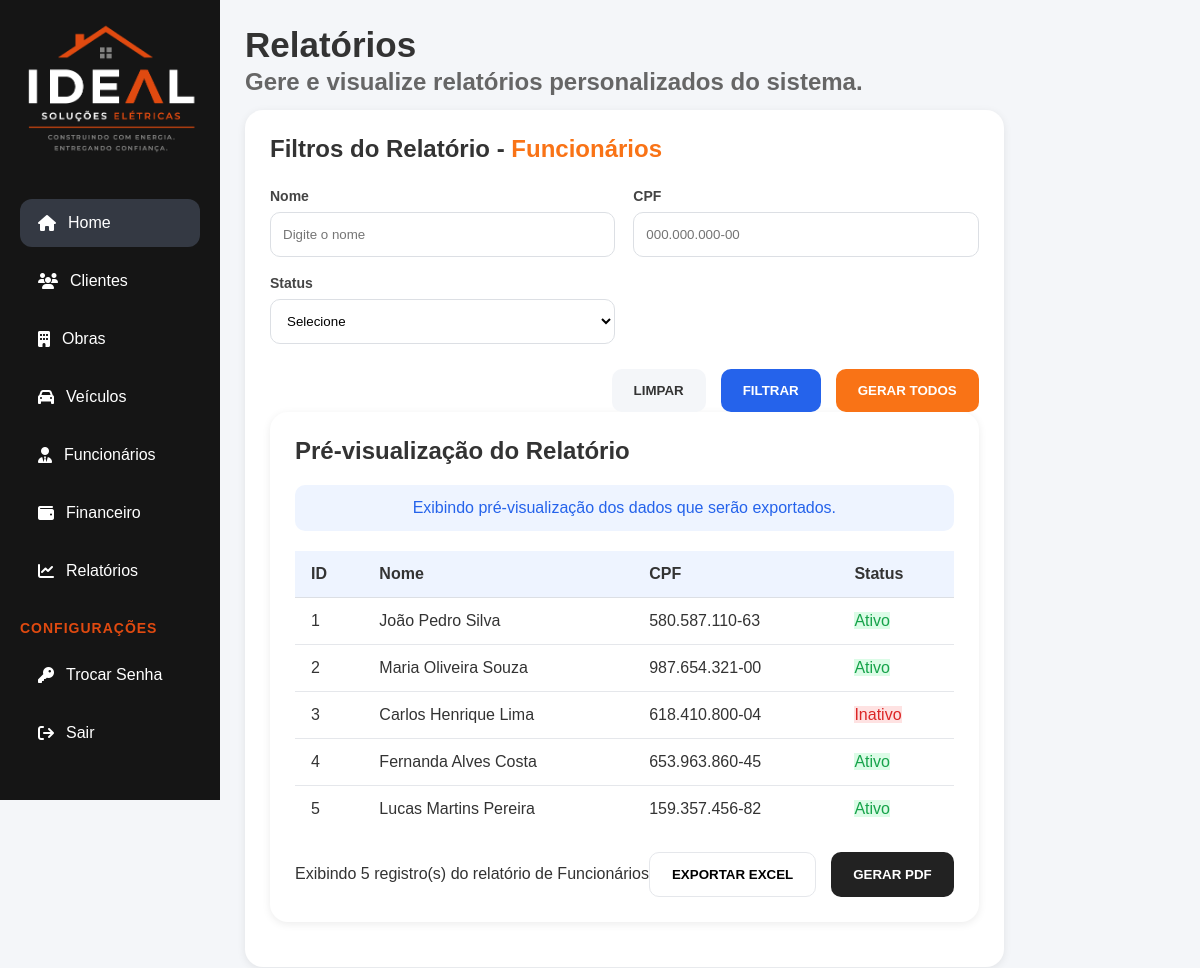
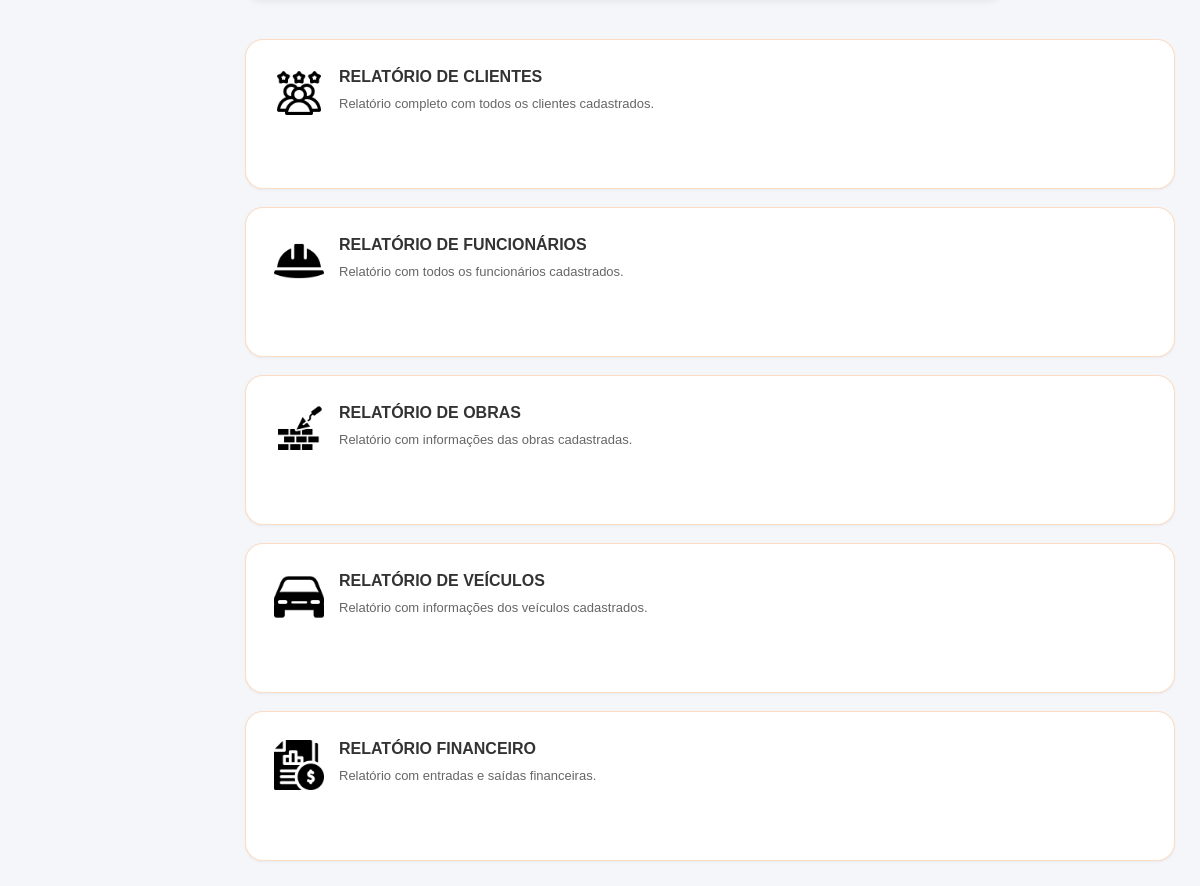
Screenshot of /public/index.php?url=relatorios (signed in) with the database file from the repository (2 pictures, top to bottom).
### tables this page shows
CREATE TABLE funcionario (
    idFuncionario INT AUTO_INCREMENT PRIMARY KEY,
    nome VARCHAR(100) NOT NULL,
    dataNascimento DATE NOT NULL,
    sexo ENUM('Masculino', 'Feminino', 'Outro'),
    naturalidade VARCHAR(100),
    estadoNascimento VARCHAR(10),
    cpf CHAR(11) UNIQUE NOT NULL,
    tipoLogradouro VARCHAR(15) NOT NULL,
    nomeLogradouro VARCHAR(100) NOT NULL,
    numero VARCHAR(6) NOT NULL,
    complemento VARCHAR(30),
    cidade VARCHAR(100),
    cep CHAR(8),
    estado CHAR(2),
    email VARCHAR(150) NOT NULL,
    cargoFuncao VARCHAR(100),
    tipoContrato ENUM('CLT', 'CONTRATO TEMPORARIO', 'PESSOA JURÍDICA', 'TERCEIRIZADO') NOT NULL,
    dataAdmissao DATE,
    dataDesligamento DATE,
    feriasProgramadas DATE,
    agencia VARCHAR(5),
    conta VARCHAR(15),
  tipoConta ENUM('CORRENTE', 'POUPANCA', 'SALARIO'),
    chavePix VARCHAR(77),
    status ENUM('ativo', 'inativo') NOT NULL DEFAULT 'ativo',
    observacoes TEXT
);

### app/Views/relatorios/index.php (the view, shortened to what the rows shown need)
<?php
require_once __DIR__ . '/../includes/header.php';
?>
<link rel="stylesheet" href="/ideal/public/assets/css/variables.css">
<link rel="stylesheet" href="/ideal/public/assets/css/base.css">
<link rel="stylesheet" href="/ideal/public/assets/css/component.css">
<link rel="stylesheet" href="/ideal/public/assets/css/forms.css">
<link rel="stylesheet" href="/ideal/public/assets/css/alerts.css">
<link rel="stylesheet" href="/ideal/public/assets/css/tables.css">
<link rel="stylesheet" href="/ideal/public/assets/css/dashboard.css">
<link rel="stylesheet" href="/ideal/public/assets/css/relatorios.css?v=<?= time() ?>">
</head>
<body>
    <div class="dashboard-container">
        <main class="main-content">
            <div class="relatorios-container">
                <div class="titulo-pagina">
                    <h1>Relatórios</h1>
                </div>
                <div class="conteudo-relatorios">
                    <section class="painel-relatorio">
                        <div class="card card-filtros">
                            <h2>
                                Filtros do Relatório -
                                <span><?= $tipoSelecionado ?></span>
                            </h2>
                            <div class="card card-preview">
                                <h2>
                                    Pré-visualização do Relatório
                                </h2>
                                <div class="tabela-container">
                                    <div class="table-container">
                                        <table class="table">
                                            <thead>
                                                <?php if ($relatorio == 'clientes'): ?>
                                                    <tr>
                                                        <th>ID</th>
                                                        <th>Nome</th>
                                                        <th>CPF</th>
                                                        <th>CNPJ</th>
                                                    </tr>
                                                <?php elseif ($relatorio == 'funcionarios'): ?>
                                                    <tr>
                                                        <th>ID</th>
                                                        <th>Nome</th>
                                                        <th>CPF</th>
                                                        <th>Status</th>
                                                    </tr>
                                                <?php endif; ?>
                                            </thead>
                                            <tbody>
                                                <?php if (!empty($dados['dados'])): ?>
                                                    <?php foreach ($dados['dados'] as $linha): ?>
                                                        <tr>
                                                            <?php if ($relatorio == 'clientes'): ?>
                                                                <td><?= htmlspecialchars($linha['idCliente'] ?? '') ?></td>
                                                                <td><?= htmlspecialchars($linha['nomeCliente'] ?? '') ?></td>
                                                                <td><?= preg_replace(
                                                                        '/(\d{3})(\d{3})(\d{3})(\d{2})/',
                                                                        '$1.$2.$3-$4',
                                                                        $linha['cpf'] ?? ''
                                                                    ) ?></td>
                                                                <td><?= preg_replace(
                                                                        '/(\d{2})(\d{3})(\d{3})(\d{4})(\d{2})/',
                                                                        '$1.$2.$3/$4-$5',
                                                                        $linha['cnpj'] ?? ''
                                                                    ) ?>
                                                                </td>
                                                            <?php elseif ($relatorio == 'funcionarios'): ?>
                                                                <td><?= htmlspecialchars($linha['idFuncionario'] ?? '') ?></td>
                                                                <td><?= htmlspecialchars($linha['nome'] ?? '') ?></td>
                                                                <td><?= preg_replace(
                                                                        '/(\d{3})(\d{3})(\d{3})(\d{2})/',
                                                                        '$1.$2.$3-$4',
                                                                        $linha['cpf'] ?? ''
                                                                    ) ?></td>
                                                                <td>
                                                                    <?php $status = strtolower(trim($linha['status'] ?? '')); ?>
                                                                    <span class="status <?= $status ?>">
                                                                        <?= ucfirst($status) ?>
                                                                    </span>
                                                                </td>
                                                            <?php endif; ?>
                                                        </tr>
                                                    <?php endforeach; ?>
                                                <?php endif; ?>
                                            </tbody>
                                        </table>
                                    </div>
                                </div>
                    </section>
                </div>
            </div>
        </main>
    </div>
</body>
</html>

### rows the page displays
funcionario: idFuncionario "1", nome "João Pedro Silva", cpf "580.587.110-63", status "Ativo"
funcionario: idFuncionario "2", nome "Maria Oliveira Souza", cpf "987.654.321-00", status "Ativo"
funcionario: idFuncionario "3", nome "Carlos Henrique Lima", cpf "618.410.800-04", status "Inativo"
funcionario: idFuncionario "4", nome "Fernanda Alves Costa", cpf "653.963.860-45", status "Ativo"
funcionario: idFuncionario "5", nome "Lucas Martins Pereira", cpf "159.357.456-82", status "Ativo"

### other values shown
$tipoSelecionado "Funcionários"
$dados['total'] "5"
